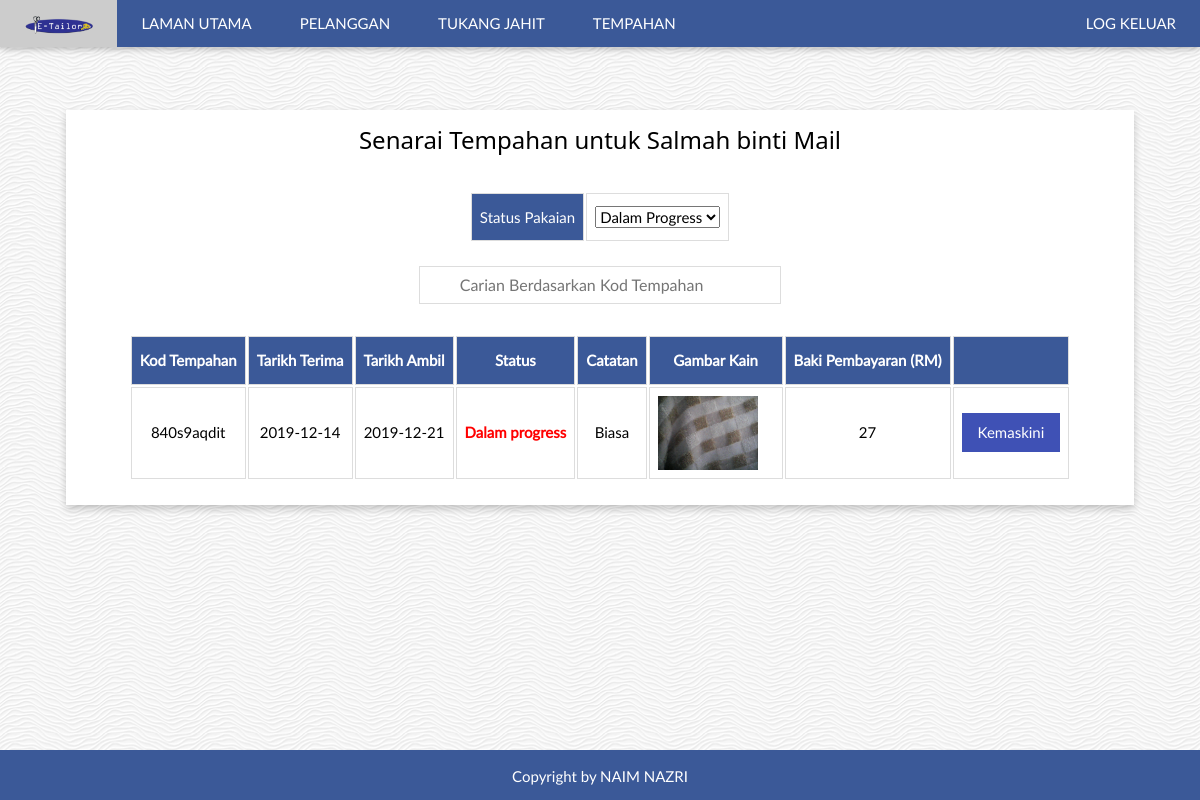
Page /admin/view_corder.php?id_users=30 (signed in) on the committed database.
### tables this page shows
CREATE TABLE `users` (
  `id_users` int(100) NOT NULL,
  `username` varchar(20) NOT NULL,
  `password` varchar(20) NOT NULL,
  `f_name` varchar(100) NOT NULL,
  `phone_no` varchar(13) NOT NULL,
  `alamat` varchar(100) NOT NULL,
  `ic_no` varchar(15) NOT NULL
);

CREATE TABLE `orders` (
  `id_orders` int(11) NOT NULL,
  `order_code` varchar(10) NOT NULL,
  `receive_date` date NOT NULL,
  `pickup_date` date NOT NULL,
  `status` varchar(255) NOT NULL,
  `catatan` varchar(100) DEFAULT NULL,
  `notice` varchar(10) NOT NULL,
  `id_users` int(10) NOT NULL,
  `id_fashion` int(10) NOT NULL,
  `id_measurement` int(10) NOT NULL,
  `image` varchar(100) NOT NULL
);

CREATE TABLE `payment` (
  `id_payment` int(100) NOT NULL,
  `payment_code` varchar(20) NOT NULL,
  `order_code` varchar(10) NOT NULL,
  `id_fashion` varchar(10) NOT NULL,
  `kuantiti` varchar(10) NOT NULL,
  `jumlah` varchar(10) NOT NULL,
  `deposit` varchar(10) DEFAULT NULL,
  `baki` varchar(10) DEFAULT NULL,
  `status_p` varchar(10) NOT NULL,
  `time_done` date DEFAULT NULL
);

### admin/view_corder.php (the view, shortened to what this page needs)
<?php
if (empty($_SESSION['username']))
{
 header('location:../index.php');
}
else
{
?><!DOCTYPE html>
<html lang="en">
<head>
<link rel="stylesheet" href="../css/w3.css">
<link rel="stylesheet" href="../css/font.css">
<link rel="stylesheet" href="../css/font-awesome.min.css">
</head>
<body>
<?php
include "header.php";
?>
<div class="w3-content" style="max-width:2000px;margin-top:46px;">
<div class="w3-container w3-content w3-center w3-padding-64" style="max-width:1100px" id="band" >
<div class="card">
<div class="container">
<?php
    $id_users =$_GET['id_users'];
    $c = "SELECT * FROM users where id_users ='$id_users'";
    $query_c = mysqli_query($conn,$c);
    $row_c = mysqli_fetch_array($query_c);
        $f_name = $row_c['f_name'];
?>
<h3>Senarai Tempahan untuk <?php echo $f_name ?></h3>
<br>
<table align="center">
<tr><td id="info">Status Pakaian</td><td><select id='baju'>
<option value="1">Dalam Progress</option>
</select>
    </td>
    </tr>
    </table>
<br>
<center><input type="text" id="myInput" onkeyup="myFunction()" placeholder="Carian Berdasarkan Kod Tempahan"></center>
<br>
<div id='belum'>
<table id="myTable"align="center">
<th>Kod Tempahan</th><th>Tarikh Terima</th><th>Tarikh Ambil</th><th>Status</th><th>Catatan</th><th>Gambar Kain</th><th>Baki Pembayaran (RM)</th><th></th>
<?php
    $order = "SELECT * FROM orders where id_users = '$id_users' AND status='Dalam Progress'";
    $i=1;
	$query_o = mysqli_query($conn,$order);
	while($row_o = mysqli_fetch_array($query_o)){
        $order_code = $row_o['order_code'];
        $receive_date = $row_o['receive_date'];
        $pickup_date = $row_o['pickup_date'];
        $status = $row_o['status'];
        $catatan = $row_o['catatan'];
        $image = $row_o['image'];
    $p = "SELECT * FROM payment WHERE order_code='$order_code'";
    $query_p = mysqli_query($conn,$p);
    while($row_p = mysqli_fetch_array($query_p)){
        $baki = $row_p['baki'];
	?>
<tr>
    <td><?php echo $order_code ?></td>
    <td ><?php echo $receive_date ?></td>
	<td ><?php echo $pickup_date ?> </td>
    <td ><font style="font-weight:bold" color="red"><?php echo $status ?></font></td>
    <td ><?php echo $catatan ?></td>
    <td >
        <img id="myImg<?php echo $i?>" src="upload/<?php echo $image ?>" class="w3-left w3-margin-right" style="width:100px"/>
    </td>
    <td ><?php echo $baki ?></td>
    <td>
	<button class="w3-button w3-indigo w3-hover-light-blue"><a style="text-decoration:none" onclick="return confirm('Adakah anda ingin mengemaskini pembayaran?');" href="edit_cpayment.php?id_payment=<?php echo $row_p['id_payment']; ?>">Kemaskini</a></button>
	</td>
</tr>
<?php
    }
  $i++;}
?>
</table>
<br>
</div>
    </div>
    </div>
</div>
</div>
<footer >
<p class="w3-medium w3-center">Copyright by NAIM NAZRI</p>
</footer>
</body>
<?php
    }
?>
</html>

### css/w3.css (style rules this page uses)
html { box-sizing:border-box }
*,*:before,*:after { box-sizing:inherit }
html { -ms-text-size-adjust:100%;-webkit-text-size-adjust:100% }
body { margin:0 }
article,aside,details,figcaption,figure,footer,header,main,menu,nav,section { display:block }
a { background-color:transparent }
img { border-style:none }
button,input,select,textarea,optgroup { font:inherit;margin:0 }
button,input { overflow:visible }
button,select { text-transform:none }
button,[type=button],[type=reset],[type=submit] { -webkit-appearance:button }
html,body { font-family:Verdana,sans-serif;font-size:15px;line-height:1.5 }
html { overflow-x:hidden }
h3 { font-size:24px }
h1,h2,h3,h4,h5,h6 { font-family:"Segoe UI",Arial,sans-serif;font-weight:400;margin:10px 0 }
img { vertical-align:middle }
a { color:inherit }
.w3-btn,.w3-button { border:none;display:inline-block;padding:8px 16px;vertical-align:middle;overflow:hidden;text-decoration:none;color:inherit;background-color:inherit;text-align:center;cursor:pointer;white-space:nowrap }
.w3-btn,.w3-button { -webkit-touch-callout:none;-webkit-user-select:none;-khtml-user-select:none;-moz-user-select:none;-ms-user-select:none;user-select:none }
.w3-container:after,.w3-container:before,.w3-panel:after,.w3-panel:before,.w3-row:after,.w3-row:before,.w3-row-padding:after,.w3-row-padding:before, .w3-cell-row:before,.w3-cell-row:after,.w3-clear:after,.w3-clear:before,.w3-bar:before,.w3-bar:after { content:"";display:table;clear:both }
.w3-content,.w3-auto { margin-left:auto;margin-right:auto }
.w3-content { max-width:980px }
.w3-container,.w3-panel { padding:0.01em 16px }
.w3-medium { font-size:15px!important }
.w3-center { text-align:center!important }
.w3-margin-right { margin-right:16px!important }
.w3-padding-64 { padding-top:64px!important;padding-bottom:64px!important }
.w3-left { float:left!important }
.w3-indigo,.w3-hover-indigo:hover { color:#fff!important;background-color:#3f51b5!important }

### admin/view_corder.php (style rules this page uses)
body { font-family: "Lato", sans-serif; background-image: url('images/waves.png'); }
th,td { border: 1px solid #ddd; padding: 8px; }
th, #info { padding-top: 12px; padding-bottom: 12px; background-color: #3b5998; color: white; }
footer { color:white; background-color: #3b5998; position:fixed; left:0px; bottom:0px; height:50px; width:100%; }
.card { background:white; box-shadow: 0 4px 8px 0 rgba(0,0,0,0.2); transition: 0.3s; }
.container { padding: 2px 16px; }
#myInput { background-image: url('/css/searchicon.png'); background-position: 8px 8px; background-repeat: no-repeat; width: 35%; font-size: 16px; padding: 6px 20px 6px 40px; border: 1px solid #ddd; margin-bottom: 8px; }

### rows in the picture
users: f_name "Salmah binti Mail"
orders: order_code "840s9aqdit", receive_date "2019-12-14", pickup_date "2019-12-21", status "Dalam progress", catatan "Biasa"
payment: orders.image (picture), baki "27"
